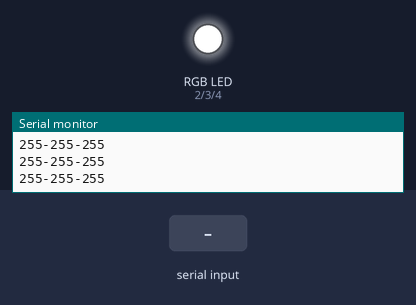
Bench run of a sketch on a simulated Arduino Uno, built with avr-gcc and run on an emulated ATmega328P. Parts: an RGB LED mixed from three pins (HIGH = lit), the last lines printed to the serial monitor. Inputs (shaded band) come from the test bench. Dim RGB values are drawn brighter than linear.

Above: at 1.2 s.
1.3 s: "G90\n" received over Serial
At 2.5 s:
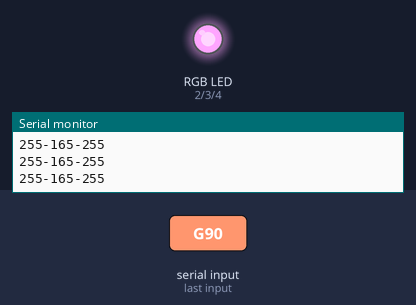
2.8 s: "~" received over Serial
At 3.9 s:
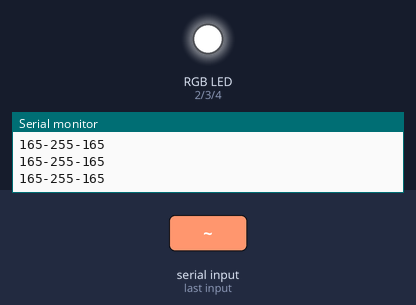
4.3 s: "C90\n" received over Serial
At 4.8 s:
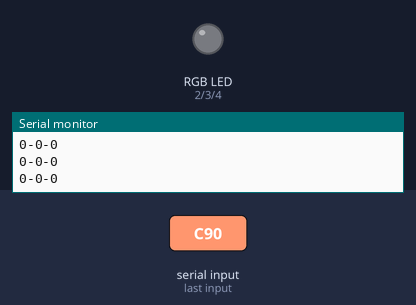
5.8 s: "G,45\n" received over Serial
At 6.9 s:
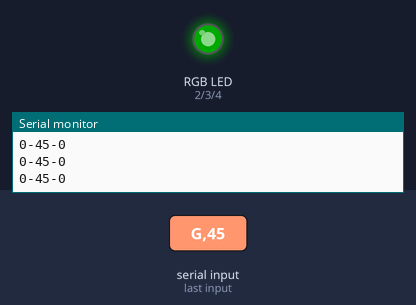
7.3 s: "G90\n" received over Serial
At 7.9 s:
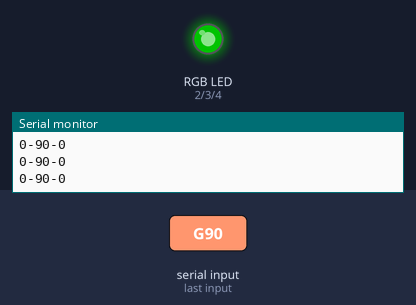
8.8 s: "A" received over Serial
At 9.5 s:
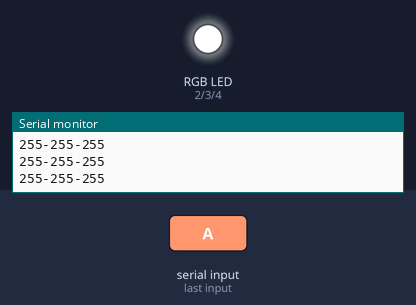
Timing chart, 0 to 11.3 s (numbered marks = the images above; inputs shaded):
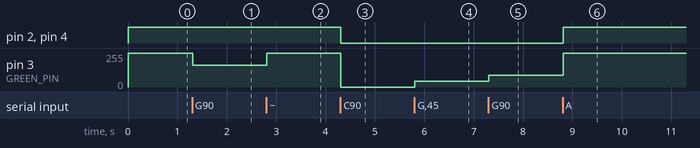

The sketch:

RGB_LED.ino
```cpp
#define RED_PIN 2
#define GREEN_PIN 3
#define BLUE_PIN 4

#define COMMON_CATHODE 0
#define COMMON_ANODE 1

int CONNECTION_MODE = COMMON_ANODE;

#define COMPLEMENTARY 0
#define ORIGINAL 1

int MODE = ORIGINAL;

int Brightness[3] = {255, 255, 255};

void setup() {
  for (int i = 0 ; i < 3 ; i++)
    Brightness[i] = CONNECTION_MODE * 255;

  pinMode(RED_PIN, OUTPUT);
  pinMode(GREEN_PIN, OUTPUT);
  pinMode(BLUE_PIN, OUTPUT);

  analogWrite(RED_PIN, Brightness[0]);
  analogWrite(GREEN_PIN, Brightness[1]);
  analogWrite(BLUE_PIN, Brightness[2]);
  Serial.begin(9600);
}

void loop() {
  while (Serial.available()) {
    int a = 0;
    char c = Serial.read();
    switch (c) {
      case 'R':
        a = Serial.parseInt();
        Brightness[0] = constrain(a, 0, 255) * ((CONNECTION_MODE == COMMON_ANODE)? -1 : 1) + ((CONNECTION_MODE == COMMON_ANODE)? 255 : 0);
        break;
      case 'G':
        a = Serial.parseInt();
        Brightness[1] = constrain(a, 0, 255) * ((CONNECTION_MODE == COMMON_ANODE)? -1 : 1) + ((CONNECTION_MODE == COMMON_ANODE)? 255 : 0);
        break;
      case 'B':
        a = Serial.parseInt();
        Brightness[2] = constrain(a, 0, 255) * ((CONNECTION_MODE == COMMON_ANODE)? -1 : 1) + ((CONNECTION_MODE == COMMON_ANODE)? 255 : 0);
        break;
      case '~':
        MODE = COMPLEMENTARY;
        Generate_Complimentary_RGB(Brightness);
        break;
      case 'o':
        MODE = ORIGINAL;

        break;
      case 'C':
        CONNECTION_MODE = COMMON_CATHODE;
        break;
      case 'A':
        CONNECTION_MODE = COMMON_ANODE;
        break;
    }
    if (c == 'C' || c == 'A') {
      for (int i = 0 ; i < 3 ; i++)
        Brightness[i] = CONNECTION_MODE * 255;
    }
    //c = Serial.read();
  }
  analogWrite(RED_PIN, Brightness[0]);
  analogWrite(GREEN_PIN, Brightness[1]);
  analogWrite(BLUE_PIN, Brightness[2]);
  Serial.print(Brightness[0]);
  Serial.print("-");
  Serial.print(Brightness[1]);
  Serial.print("-");
  Serial.print(Brightness[2]);
  Serial.println("");
}

void Generate_Complimentary_RGB(int *Brightness) {
  int MIN = min(min(Brightness[0],Brightness[1]),Brightness[2]),MAX = max(max(Brightness[0],Brightness[1]),Brightness[2]);
  int SUM = MIN + MAX;
  for (int i = 0; i < 3 ; i ++) {
    Brightness[i] = SUM - Brightness[i];
  }
}
```

Measured:
- after the input at 1.3 s, pin 3 (GREEN_PIN): 255/255 → 165/255 at once
- after the input at 2.8 s, pin 3 (GREEN_PIN): 165/255 → 255/255 at once
- after the input at 4.3 s, pin 2 (RED_PIN), pin 4 (BLUE_PIN): HIGH → LOW at once; pin 3 (GREEN_PIN): 255/255 → 0/255 at once
- after the input at 5.8 s, pin 3 (GREEN_PIN): 0/255 → 45/255 at once
- after the input at 7.3 s, pin 3 (GREEN_PIN): 45/255 → 90/255 at once
- after the input at 8.8 s, pin 2 (RED_PIN), pin 4 (BLUE_PIN): LOW → HIGH at once; pin 3 (GREEN_PIN): 90/255 → 255/255 at once
